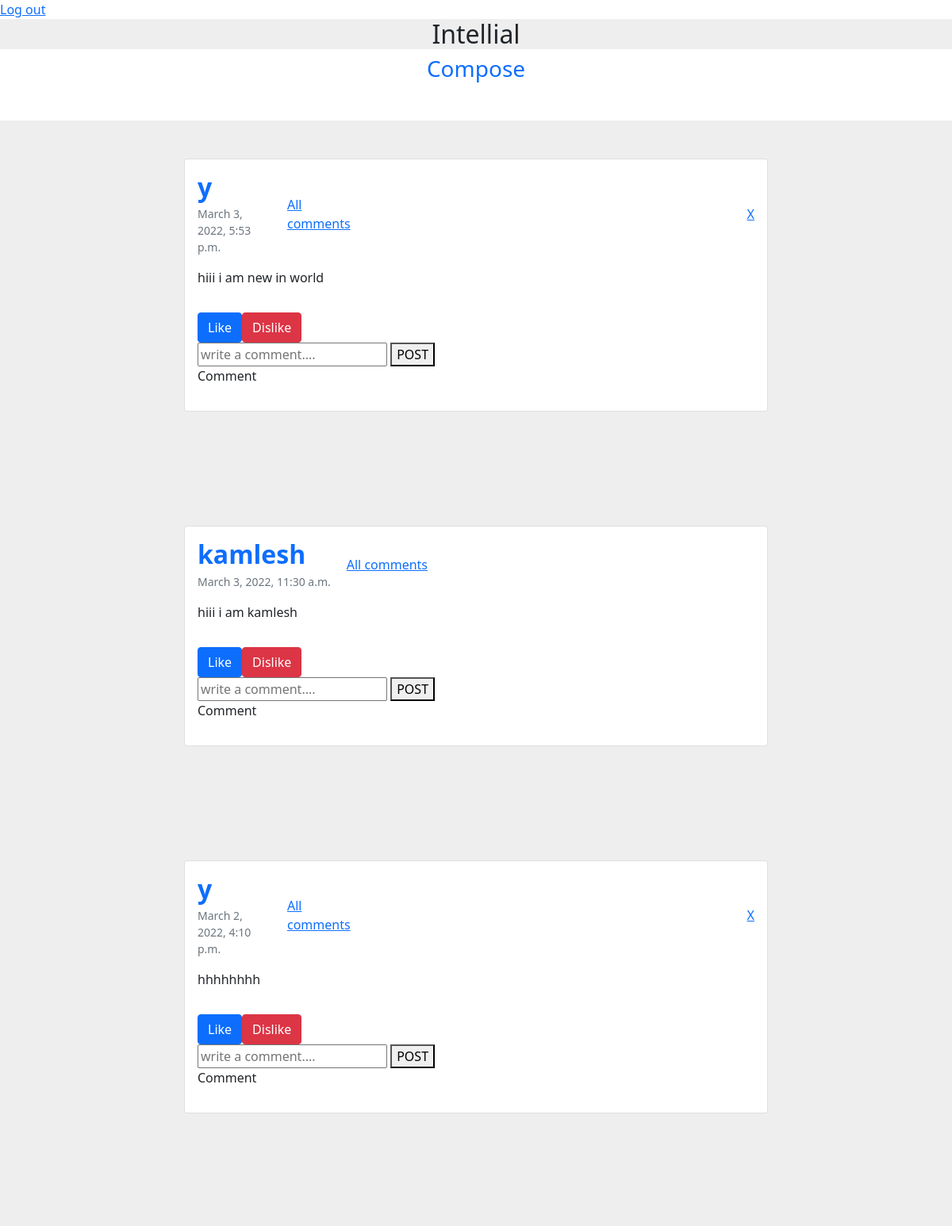
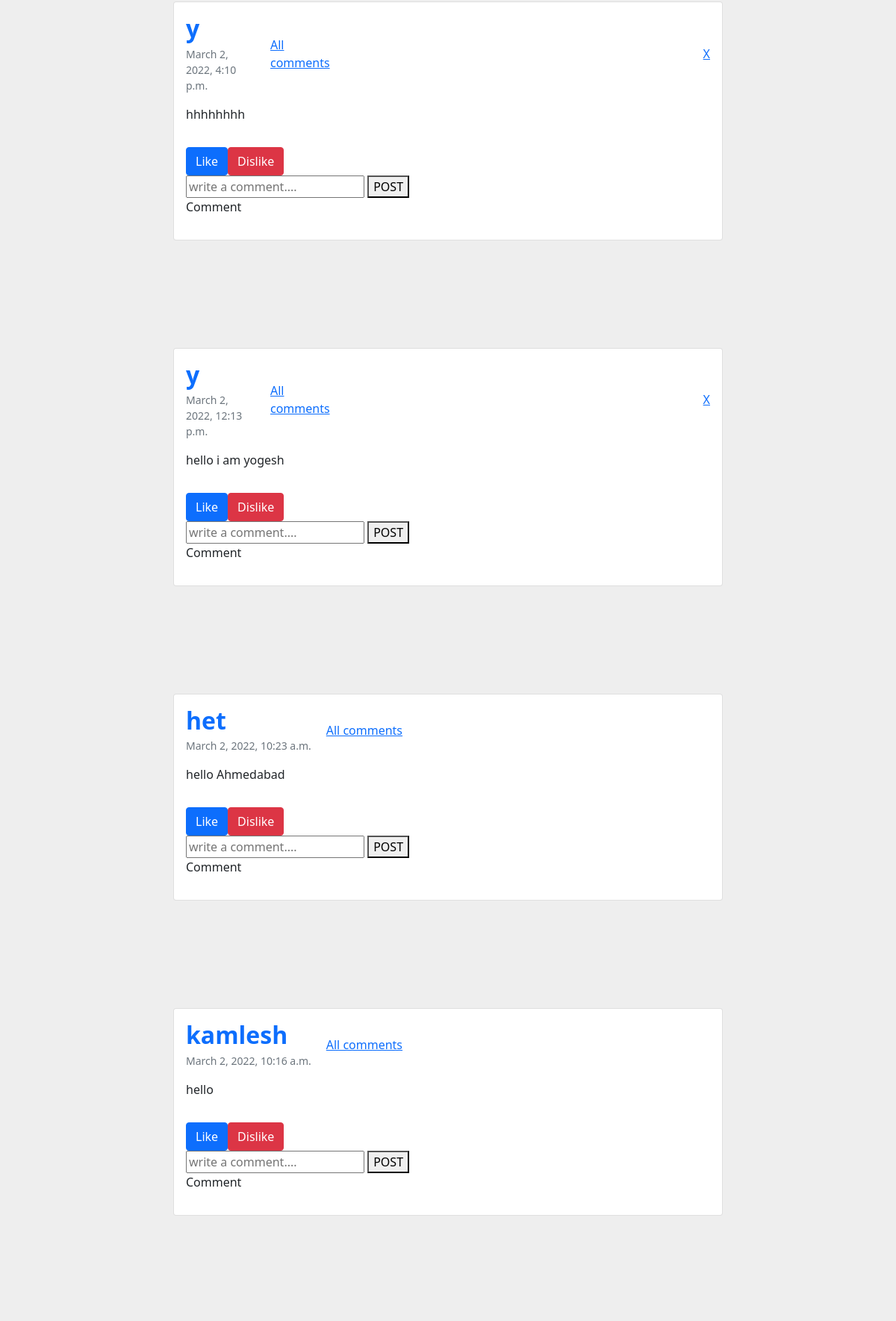
/post_listing/ (signed in, upper part), run on the app's committed database (2 pictures, top to bottom).
### post_app/models.py (models this page shows, shortened)
class Post(models.Model):
    user = models.ForeignKey(User,on_delete=models.CASCADE)
    post_message = models.TextField(max_length=100)
    created = models.DateTimeField(auto_now_add=True)

### post_app/views.py (the view)
# urls.py: path('post_listing/',post_listing,name='post_listing'),
def post_listing(request):
    post = Post.objects.values("id","user__username","post_message","created").order_by('-created')
    comments = Comment.objects.values("comment","post_id","user__username","created").order_by('-created')
    like=Like.objects.values('like','post_id','user__username','id')
    return render(request,'post_listing.html',{'post':post,'comments':comments,'like':like})

### post_app/templates/post_listing.html (shortened to what this page needs)
<!DOCTYPE html>
<html lang="en">
<head>
    <link href="https://cdn.jsdelivr.net/npm/bootstrap@5.1.3/dist/css/bootstrap.min.css" rel="stylesheet"
>
</head>
<body>
    <div>
        <a href="{% url 'logout' %}">Log out</a>
    </div>
    <center>
        <div>
            <h2 style="background-color: #eee;">Intellial</h2>
        </div>
    </center>
    <center>
        <div>
            <h3 id="postbtn" class="text-primary mb-1">Compose</h3>
        </div>
    </center>
    <section style="background-color: #eee;">
        {% for i in post %}
        <div class="container my-5 py-5">
            <div class="row d-flex justify-content-center">
                <div class="col-md-12 col-lg-10 col-xl-8">
                    <div class="card">
                        <div class="card-body">
                            <div class="d-flex flex-start align-items-center">
                                <div>
                                    <h2 class="fw-bold text-primary mb-1">{{i.user__username}}</h2>
                                    <p class="text-muted small mb-0">
                                        {{i.created}}
                                    </p>
                                </div>
                                <a href="{% url 'post_with_comment' id=i.id %}" style="margin-left: 20px;">All comments
                                </a>
                                {% if request.user.username == i.user__username %}
                                <a href="{% url 'post_delete' id=i.id %}" style="margin-left: 500px;">X</a>
                                {% endif %}
                            </div>
                            <p class="mt-3 mb-4 pb-2">{{i.post_message}}
                            </p>
                            <div class="small d-flex justify-content-start">
                                <form action="{% url 'like' id=i.id %}" method="post">
                                    <button type='submit' name='post_id' value="{{ i.id }}" id="like"
                                        class="btn btn-primary">Like{{number_of_like}}</button>
                                </form>
                                <form action="{% url 'dislike' id=i.id %}" method="post">
                                    <button type='submit' name='post_id' value="{{ i.id }}" id="like"
                                        class="btn btn-danger">Dislike </button>
                                </form>
                            </div>
                            <form action="{% url 'comment_on_post' id=i.id %}" method="post">
                                <div class="div">
                                    <input type="text" name="comment" class="comment" placeholder="write a comment...."
                                        required>
                                    <button type=" submit">POST</button>
                                </div>
                            </form>
                            <div class="main">
                                <p class="comment">Comment</p>
                            </div>
                        </div>
                    </div>
                </div>
            </div>
        </div>
        {% endfor %}
    </section>
</body>
</html>

### data on the page
Post: user__username "y", created "March 3, 2022, 5:53 p.m.", shows "X", post_message "hiii i am new in world", {{ i.id }} 37 (drawn)
Post: user__username "kamlesh", created "March 3, 2022, 11:30 a.m.", post_message "hiii i am kamlesh", {{ i.id }} 34 (drawn)
Post: user__username "y", created "March 2, 2022, 4:10 p.m.", shows "X", post_message "hhhhhhhh", {{ i.id }} 32 (drawn)
Post: user__username "y", created "March 2, 2022, 4:10 p.m.", shows "X", post_message "hhhhhhhh", {{ i.id }} 31 (drawn)
Post: user__username "y", created "March 2, 2022, 12:13 p.m.", shows "X", post_message "hello i am yogesh", {{ i.id }} 30 (drawn)
Post: user__username "het", created "March 2, 2022, 10:23 a.m.", post_message "hello Ahmedabad", {{ i.id }} 29 (drawn)
Post: user__username "kamlesh", created "March 2, 2022, 10:16 a.m.", post_message "hello", {{ i.id }} 28 (drawn)
